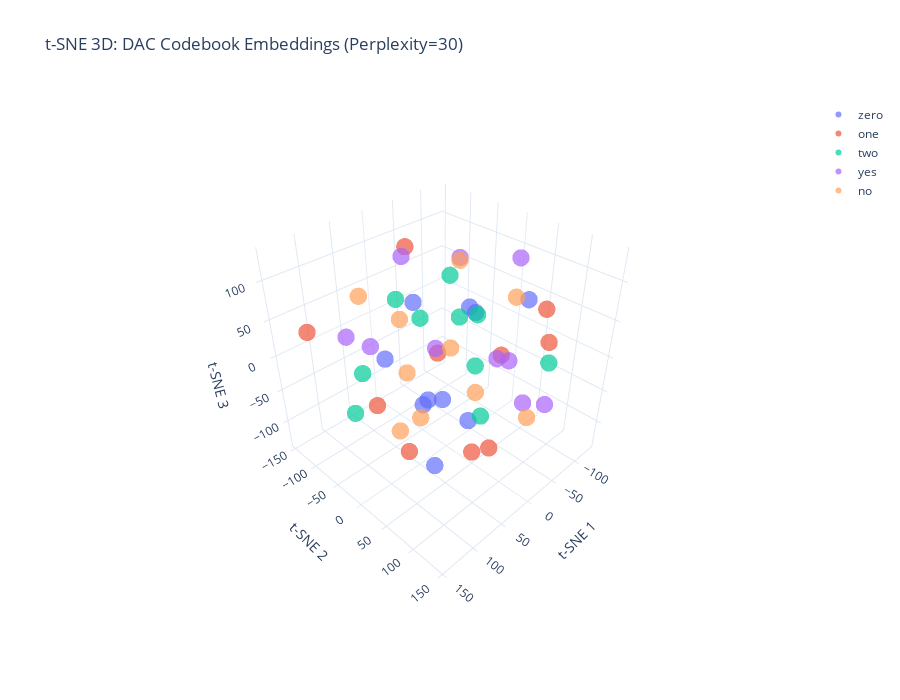

Notebook code cell kept with this figure:
### Code cell
# t-SNE - 3D
tsne_3d = TSNE(n_components=3, random_state=42, metric='cosine', perplexity=perplexity)
tsne_3d_result = tsne_3d.fit_transform(embeddings)

print(f"t-SNE 3D completed with perplexity={perplexity}")

# 3D Plot
fig_tsne_3d = go.Figure()

for word in words:
    mask = np.array([label == word for label in valid_labels])
    fig_tsne_3d.add_trace(go.Scatter3d(
        x=tsne_3d_result[mask, 0],
        y=tsne_3d_result[mask, 1],
        z=tsne_3d_result[mask, 2],
        mode='markers',
        name=word,
        marker=dict(size=6, color=color_map[word], opacity=0.7, line=dict(width=0))
    ))

fig_tsne_3d.update_layout(
    title=f't-SNE 3D: DAC Codebook Embeddings (Perplexity={perplexity})',
    scene=dict(
        xaxis_title='t-SNE 1',
        yaxis_title='t-SNE 2',
        zaxis_title='t-SNE 3',
        aspectmode='cube',  # Equal aspect ratio
        camera=dict(eye=dict(x=1.5, y=1.5, z=1.5))
    ),
    width=900,
    height=700,
    template='plotly_white'
)

fig_tsne_3d.write_html('dac_embeddings_tsne_3d.html')
fig_tsne_3d.show()

print("Saved: dac_embeddings_tsne_3d.html")

### Figure 1 — Plotly figure (JSON) as saved in the notebook; plotly's stock layout.template omitted (floating-point values rounded to 4 significant figures)
{"data": [{"marker": {"color": "#636EFA", "line": {"width": 0}, "opacity": 0.7, "size": 6}, "mode": "markers", "name": "zero", "type": "scatter3d", "x": [-29.62, 75.93, 109.2, -5.997, -19.68, 11.87, 80.92, 56.73, -118.4, 50.29], "y": [99.69, -29.23, 84.39, -14.87, 18.38, -49.25, 62.97, 93.74, -63.31, 9.283], "z": [100.8, 18.04, 36.01, -77.1, 65.44, 58.8, -85.84, -15.91, -12.97, -41.98]}, {"marker": {"color": "#EF553B", "line": {"width": 0}, "opacity": 0.7, "size": 6}, "mode": "markers", "name": "one", "type": "scatter3d", "x": [-88.58, 47.81, 19.44, 67.33, 148.5, -3.586, -131.7, -82.43, 65.1, 19.94], "y": [82.98, 33.7, -52.09, -63.61, -74.56, 45.45, 62.16, 20.49, -3.644, 95.88], "z": [59.53, 40.79, 130.2, -72.09, 66.39, -129.7, -13.76, -28.74, -114.8, -77.58]}, {"marker": {"color": "#00CC96", "line": {"width": 0}, "opacity": 0.7, "size": 6}, "mode": "markers", "name": "two", "type": "scatter3d", "x": [-63.82, -79.2, 122.2, 137.1, 54.17, -65.09, -93.57, -76.24, -61.66, 78.09], "y": [4.18, -77.21, -34.08, 10.11, 74.35, -10.05, -37.28, 104.0, -121.0, -0.9394], "z": [-127.5, 52.47, -37.53, 46.86, 104.5, 25.93, -77.45, 0.2154, -20.95, 105.9]}, {"marker": {"color": "#AB63FA", "line": {"width": 0}, "opacity": 0.7, "size": 6}, "mode": "markers", "name": "yes", "type": "scatter3d", "x": [22.84, -94.11, 72.73, -15.32, -92.3, 10.88, -14.25, -55.04, -22.76, 5.57], "y": [119.9, 31.91, -112.8, 70.32, 56.8, -147.7, 147.7, -34.58, -111.1, -15.37], "z": [57.93, 105.8, 11.01, 20.06, -92.72, -45.95, -4.761, 98.33, 86.53, 6.33]}, {"marker": {"color": "#FFA15A", "line": {"width": 0}, "opacity": 0.7, "size": 6}, "mode": "markers", "name": "no", "type": "scatter3d", "x": [75.38, 1.327, -46.15, 115.3, -43.6, -131.5, -8.687, 0.9634, -11.2, -1.008], "y": [-73.78, 21.37, -40.75, 42.84, 102.2, -0.3302, -64.17, -79.54, 40.89, -93.51], "z": [82.14, 131.1, -27.9, -24.38, -64.72, 28.6, -136.0, -62.15, -40.42, 13.0]}], "layout": {"height": 700, "scene": {"aspectmode": "cube", "camera": {"eye": {"x": 1.5, "y": 1.5, "z": 1.5}}, "xaxis": {"title": {"text": "t-SNE 1"}}, "yaxis": {"title": {"text": "t-SNE 2"}}, "zaxis": {"title": {"text": "t-SNE 3"}}}, "title": {"text": "t-SNE 3D: DAC Codebook Embeddings (Perplexity=30)"}, "width": 900}}
